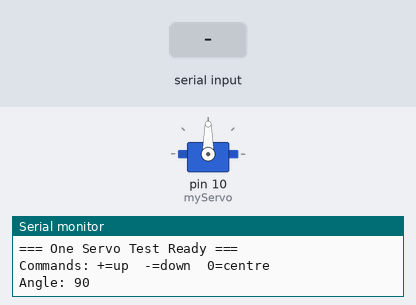
The sketch below on a simulated Arduino Uno, built with avr-gcc and run on an emulated ATmega328P. On the bench: servo, the last lines printed to the serial monitor. The inputs (shaded band) are chosen by the test bench.

Above: at 1.7 s.
1.8 s: "+" received over Serial
At 2.6 s:
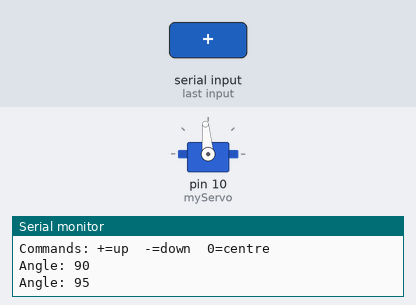
3.3 s: "+" received over Serial
At 3.7 s:
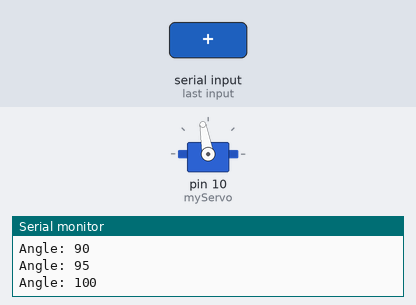
4.8 s: "-" received over Serial
At 6.0 s:
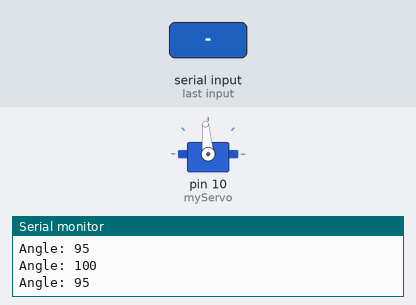
Timing chart, 0 to 7.8 s (numbered marks = the images above; inputs shaded):
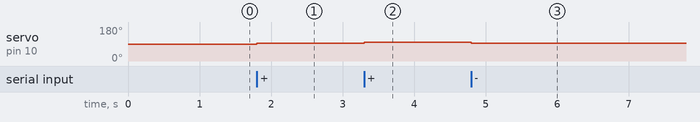

Measured:
- after the input at 1.8 s, servo on pin 10 (myServo): 90° → 95° at once
- after the input at 3.3 s, servo on pin 10 (myServo): 95° → 100° at once
- after the input at 4.8 s, servo on pin 10 (myServo): 100° → 95° at once

The sketch:

one_servo.ino
```cpp
// ================================================================
// ONE SERVO TEST — Base Code
// ================================================================
// Purpose: Get a single servo moving
// Team:    Arm
// Test:    Open Serial Monitor (9600 baud), send single characters
//
// Commands:
//   + = Move servo up 5 degrees
//   - = Move servo down 5 degrees
//   0 = Centre servo to 90 degrees
//
// This only controls one servo on pin 10. Once this works, you
// know your servo wiring and power are correct. Then add more
// servos.
//
// IMPORTANT: Power the servo from the buck converter, NOT from
// the Arduino 5V pin.
// ================================================================

#include <Servo.h>

Servo myServo;
int angle = 90;  // Start at centre

void setup() {
  Serial.begin(9600);

  myServo.attach(10);  // Servo on pin 10
  myServo.write(angle);

  delay(500);

  Serial.println("=== One Servo Test Ready ===");
  Serial.println("Commands: +=up  -=down  0=centre");
  Serial.print("Angle: ");
  Serial.println(angle);
}

void loop() {
  if (Serial.available() > 0) {
    char cmd = Serial.read();

    switch (cmd) {
      case '+':
        angle = min(180, angle + 5);
        myServo.write(angle);
        break;

      case '-':
        angle = max(0, angle - 5);
        myServo.write(angle);
        break;

      case '0':
        angle = 90;
        myServo.write(angle);
        break;
    }

    Serial.print("Angle: ");
    Serial.println(angle);
  }
}
```
